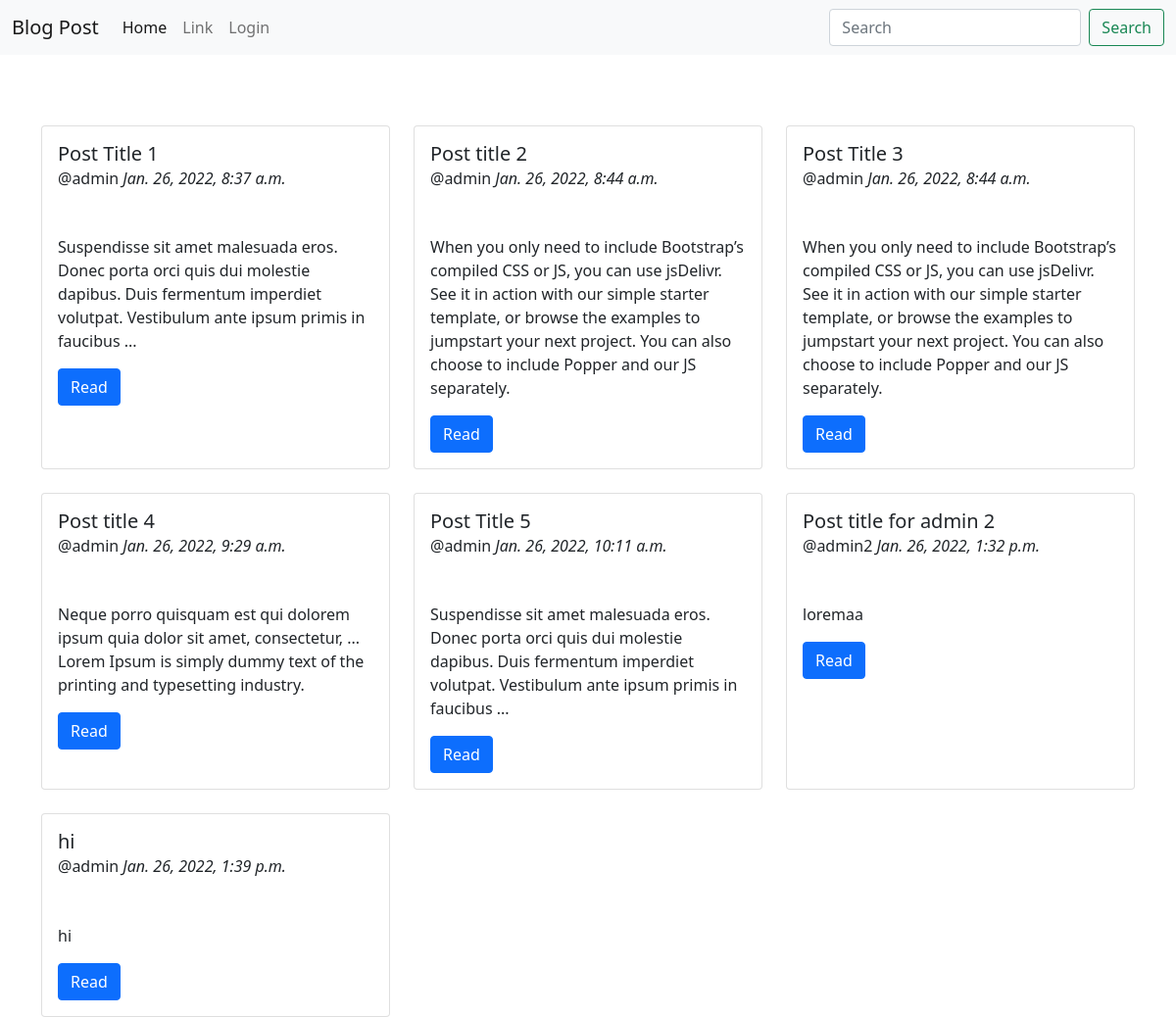
The page / on the database its author committed.
### base/models.py (models this page shows, shortened)
class Post(models.Model):
    author = models.ForeignKey(User, on_delete=models.CASCADE)
    title = models.CharField(max_length=255)
    content = models.TextField()
    created_on = models.DateTimeField(auto_now_add=True)

### base/views.py (the view)
# urls.py: path('', views.index, name="index"),
def index(request):
    posts = Post.objects.all()
    context = {
        'posts': posts,
    }
    return render(request, 'base/index.html', context)

### base/templates/base/index.html (shortened to what this page needs)
{% extends "main.html" %}
{% block content %}
    <div class="row pt-5">
        {% for post in posts %}
            <div class="col-md-4 mt-4">
                <div class="card h-100">
                    <div class="card-body">
                        <h5 class="card-title"> {{post.title}} </h5>
                        <h6 class="card-subtitle">@{{ post.author}} <i>{{post.created_on}}</i></h6>
                        <p class="card-text mt-5">{{post.content}}</p>
                        <a  class="btn btn-primary">Read</a>
                    </div>
                </div>
            </div>
        {% endfor %}
    </div>
{% endblock content %}

### templates/main.html (shortened to what this page needs)
{% load static %}
<!DOCTYPE html>
<html lang="en">
<head>
<link href="https://cdn.jsdelivr.net/npm/bootstrap@5.1.3/dist/css/bootstrap.min.css" rel="stylesheet">
    <link rel="stylesheet" href="{% static 'css/style.css' %}">
</head>
<body>
    <nav class="navbar navbar-expand-lg navbar-light bg-light">
        <div class="container-fluid">
          <a class="navbar-brand" href="{% url 'index' %}">Blog Post</a>
          <div class="collapse navbar-collapse" id="navbarSupportedContent">
            <ul class="navbar-nav me-auto mb-2 mb-lg-0">
              <li class="nav-item">
                <a class="nav-link active" aria-current="page" href="{% url 'index' %}">Home</a>
              </li>
              <li class="nav-item">
                <a class="nav-link" href="#">Link</a>
              </li>
              {% if request.user.is_authenticated %}
              <li class="nav-item dropdown">
                <a class="nav-link dropdown-toggle" href="#" id="navbarDropdown" role="button" data-bs-toggle="dropdown" aria-expanded="false">
                   @{{user}}
                </a>
                <ul class="dropdown-menu" aria-labelledby="navbarDropdown">
                  <li><a class="dropdown-item" href="{% url 'logout' %}">Logout</a></li>
                  <li><a class="dropdown-item" href="{% url 'post-create'%}">Create Post</a></li>
                </ul>
              </li>
              {% else %}
              <li class="nav-item">
                <a class="nav-link" href="{% url 'login' %}">Login</a>
              </li>
              {% endif %}
            </ul>
            <form class="d-flex">
              <input class="form-control me-2" type="search" placeholder="Search" aria-label="Search">
              <button class="btn btn-outline-success" type="submit">Search</button>
            </form>
          </div>
        </div>
      </nav>
    <div class="container">
    {% block content %}
     {% endblock content %}
    </div>
</body>
</html>

### rows shown on the page
Post: title "Post Title 1", author "admin", created_on "Jan. 26, 2022, 8:37 a.m.", content "Suspendisse sit amet malesuada eros. Donec porta orci quis dui molestie dapibus. Duis fermentum imperdiet volutpat. Vestibulum ante ipsum primis in faucibus ..."
Post: title "Post title 2", author "admin", created_on "Jan. 26, 2022, 8:44 a.m.", content "When you only need to include Bootstrap’s compiled CSS or JS, you can use jsDelivr. See it in action with our simple starter template, or browse the examples to jumpstart your next project. You can also choose to include Popper and our JS separately."
Post: title "Post Title 3", author "admin", created_on "Jan. 26, 2022, 8:44 a.m.", content "When you only need to include Bootstrap’s compiled CSS or JS, you can use jsDelivr. See it in action with our simple starter template, or browse the examples to jumpstart your next project. You can also choose to include Popper and our JS separately."
Post: title "Post title 4", author "admin", created_on "Jan. 26, 2022, 9:29 a.m.", content "Neque porro quisquam est qui dolorem ipsum quia dolor sit amet, consectetur, ... Lorem Ipsum is simply dummy text of the printing and typesetting industry."
Post: title "Post Title 5", author "admin", created_on "Jan. 26, 2022, 10:11 a.m.", content "Suspendisse sit amet malesuada eros. Donec porta orci quis dui molestie dapibus. Duis fermentum imperdiet volutpat. Vestibulum ante ipsum primis in faucibus ..."
Post: title "Post title for admin 2", author "admin2", created_on "Jan. 26, 2022, 1:32 p.m.", content "loremaa"
Post: title "hi", author "admin", created_on "Jan. 26, 2022, 1:39 p.m.", content "hi"
